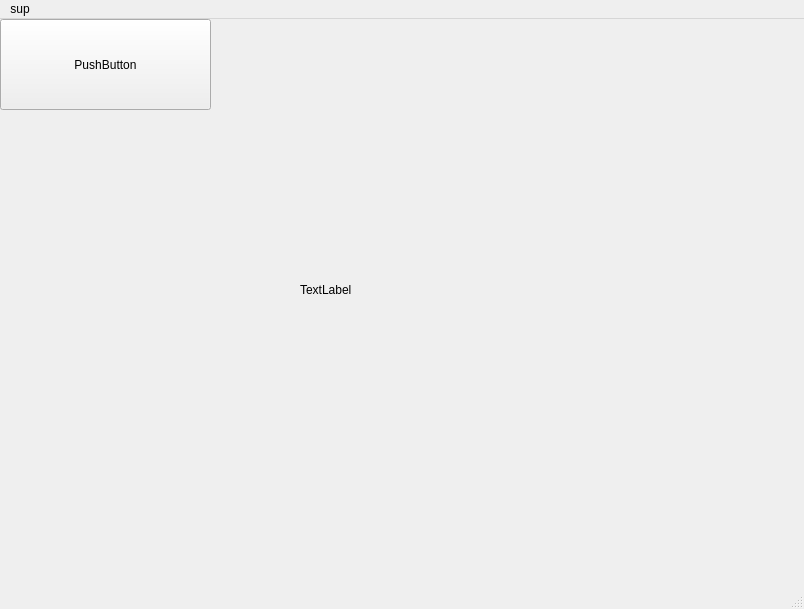
<?xml version="1.0" encoding="UTF-8"?>
<ui version="4.0">
 <class>MainWindow</class>
 <widget class="QMainWindow" name="MainWindow">
  <property name="geometry">
   <rect>
    <x>0</x>
    <y>0</y>
    <width>804</width>
    <height>609</height>
   </rect>
  </property>
  <property name="windowTitle">
   <string>MainWindow</string>
  </property>
  <widget class="QWidget" name="centralwidget">
   <widget class="QPushButton" name="pushButton">
    <property name="geometry">
     <rect>
      <x>0</x>
      <y>0</y>
      <width>211</width>
      <height>91</height>
     </rect>
    </property>
    <property name="text">
     <string>PushButton</string>
    </property>
   </widget>
   <widget class="QLabel" name="label">
    <property name="geometry">
     <rect>
      <x>300</x>
      <y>240</y>
      <width>171</width>
      <height>61</height>
     </rect>
    </property>
    <property name="text">
     <string>TextLabel</string>
    </property>
   </widget>
  </widget>
  <widget class="QMenuBar" name="menubar">
   <property name="geometry">
    <rect>
     <x>0</x>
     <y>0</y>
     <width>804</width>
     <height>21</height>
    </rect>
   </property>
   <widget class="QMenu" name="menusup">
    <property name="title">
     <string>sup</string>
    </property>
   </widget>
   <addaction name="menusup"/>
  </widget>
  <widget class="QStatusBar" name="statusbar"/>
 </widget>
 <resources/>
 <connections/>
</ui>
